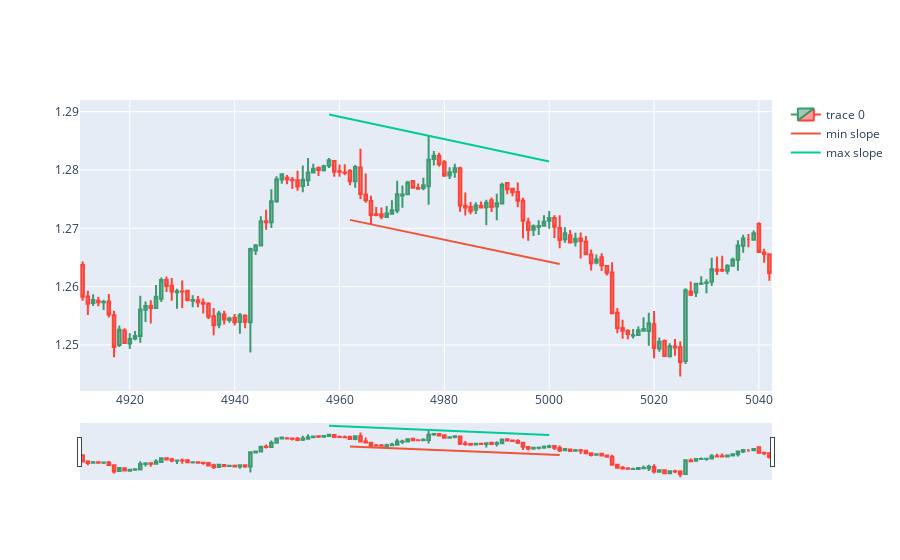

The notebook cell this image was saved under:
### Code cell
import numpy as np
from matplotlib import pyplot
backcandles= 40 # 6*8
brange = 10 # backcandles//4 #should be less than backcandles
wind = 6

candleid = 5000

optbackcandles= backcandles
sldiff = 10000

for r1 in range(backcandles-brange, backcandles+brange):
    maxim = np.array([])
    minim = np.array([])
    xxmin = np.array([])
    xxmax = np.array([])
    for i in range(candleid-r1, candleid+1, wind):
        minim = np.append(minim, df.low.iloc[i:i+wind].min())
        xxmin = np.append(xxmin, df.low.iloc[i:i+wind].idxmin())
    for i in range(candleid-r1, candleid+1, wind):
        maxim = np.append(maxim, df.high.loc[i:i+wind].max())
        xxmax = np.append(xxmax, df.high.iloc[i:i+wind].idxmax())
    slmin, intercmin = np.polyfit(xxmin, minim,1)
    slmax, intercmax = np.polyfit(xxmax, maxim,1)
    
    if(abs(slmin-slmax)<sldiff):
        sldiff = abs(slmin-slmax)
        optbackcandles=r1
        slminopt = slmin
        slmaxopt = slmax
        intercminopt = intercmin
        intercmaxopt = intercmax
        maximopt = maxim.copy()
        minimopt = minim.copy()
        xxminopt = xxmin.copy()
        xxmaxopt = xxmax.copy()

        print(optbackcandles)
dfpl = df[candleid-wind-optbackcandles-backcandles:candleid+optbackcandles]  
fig = go.Figure(data=[go.Candlestick(x=dfpl.index,
                open=dfpl['open'],
                high=dfpl['high'],
                low=dfpl['low'],
                close=dfpl['close'])])

adjintercmax = (df.high.iloc[xxmaxopt] - slmaxopt*xxmaxopt).max()
adjintercmin = (df.low.iloc[xxminopt] - slminopt*xxminopt).min()
fig.add_trace(go.Scatter(x=xxminopt, y=slminopt*xxminopt + adjintercmin, mode='lines', name='min slope'))
fig.add_trace(go.Scatter(x=xxmaxopt, y=slmaxopt*xxmaxopt + adjintercmax, mode='lines', name='max slope'))
fig.show()

### Figure 1 — Plotly figure (JSON) as saved in the notebook; plotly's stock layout.template omitted (floating-point values rounded to 4 significant figures; data arrays with more than 128 entries replaced by an {"elided": "..."} marker saying what was removed)
{"data": [{"close": {"elided": "132 float values"}, "high": {"elided": "132 float values"}, "low": {"elided": "132 float values"}, "open": {"elided": "132 float values"}, "type": "candlestick", "x": {"elided": "132 int values"}}, {"mode": "lines", "name": "min slope", "type": "scatter", "x": [4962, 4966, 4969, 4977, 4984, 4988, 4996, 5002], "y": [1.271, 1.271, 1.27, 1.269, 1.267, 1.267, 1.265, 1.264]}, {"mode": "lines", "name": "max slope", "type": "scatter", "x": [4958, 4964, 4971, 4977, 4982, 4991, 4994, 5000], "y": [1.29, 1.288, 1.287, 1.286, 1.285, 1.283, 1.283, 1.281]}], "layout": {}}
